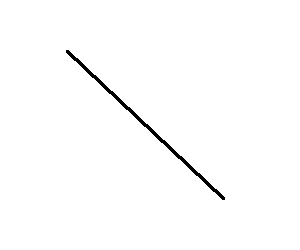
#> input picture img/5.png, 300 x 250 px
$ python cv_wrapper.py
#> lines starting #> are read from the running program, lines starting #| are printed output that depends on the picture; after the words box and inside, x2 and y2 are one past the last pixel; in counts of white or black regions, pixels touching at a corner belong together
#!/usr/bin/env python3
# -*- coding: utf-8 -*-
"""
Created on Mon Nov 18 12:57:46 2019

@author: dan
"""

import cv2 as cv

def read_resize(fname, width = 640, height = 480):
#> called with fname = 'img/5.png', width = 640, height = 480
    try:
        open(fname,'rb')
        img = cv.imread(fname,0)
#> img: shape (250, 300); 99% white; 1 black region
        x, y = img.shape
#> x = 250; y = 300
        if x / y > 1.33:
            k = width / x
            img = cv.resize(img, (width, int(k * y)))
        else:
            k = height / y
#> k = 1.6
            img = cv.resize(img, (int(k * y), height))
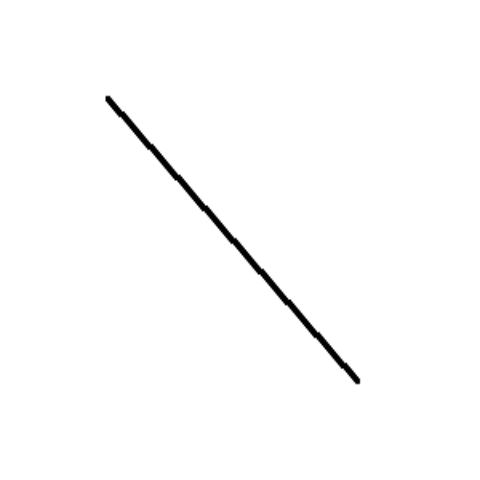
#> img: shape (480, 480); min 0, max 255, mean 252.4
        return img
    except AttributeError:
        raise ValueError('"%s" is not an image.' % fname)
    except IOError:
        raise ValueError('"%s" is not a file.' %fname)\

def get_contours(fname, A = 100, B = 200, width = 640, height = 480):
    img = read_resize(fname, width = 640, height = 480)
    contours, _ = cv.findContours(cv.Canny(img,A,B), cv.RETR_LIST, cv.CHAIN_APPROX_TC89_KCOS)
#> contours = 2 contours; box (x1, y1, x2, y2) and area: (105, 95, 360, 384) 2634, (105, 95, 360, 384) 2116
    return contours

if __name__ == '__main__':
    for im in ['img/5.png','/etc/passwd','nofile']:
        try:
            print(get_contours(im, 100, 200))
        except Exception as e:
            print(e)
